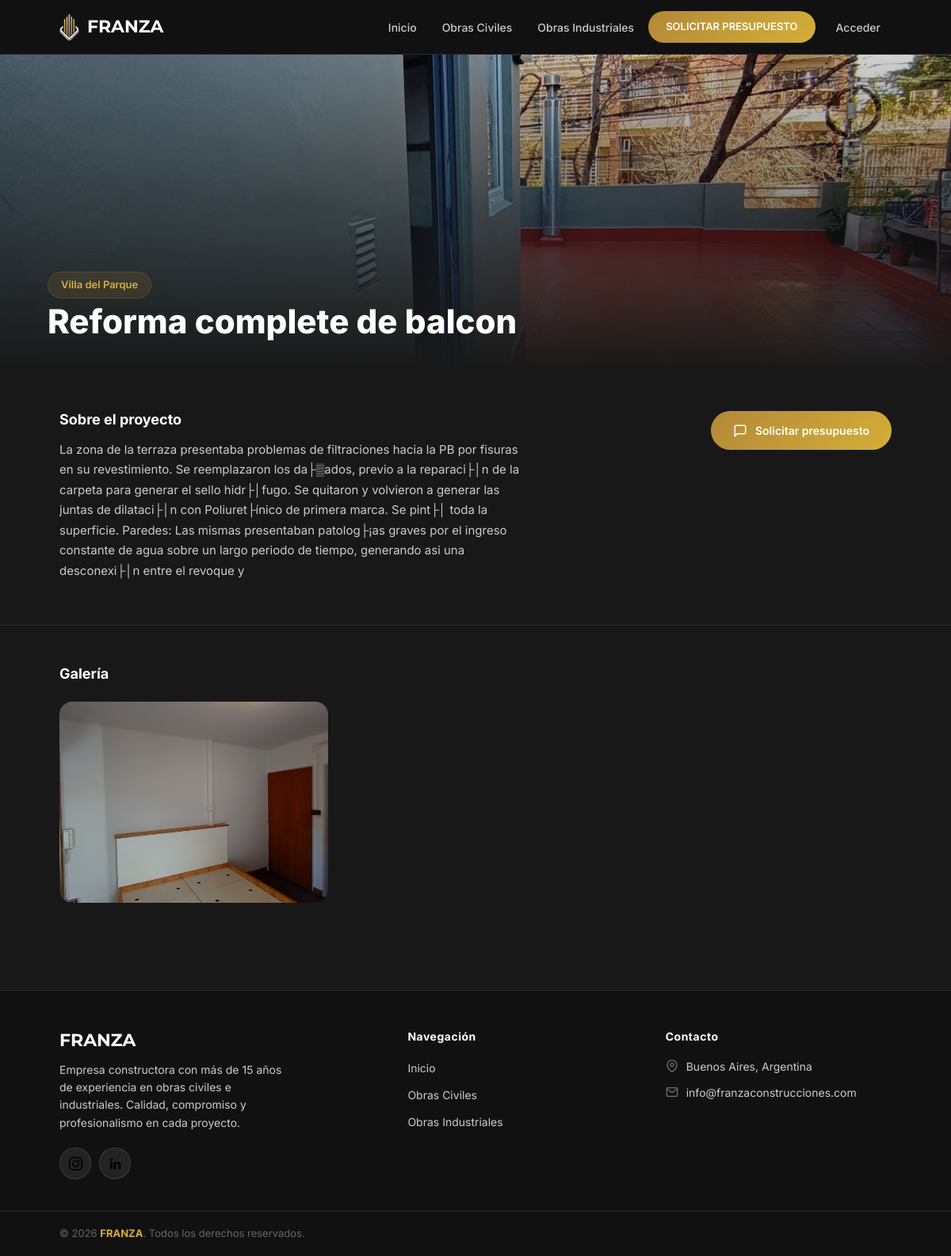
Screenshot of /sitio/index.php?seccion=obra-ver&id=69 with the database file from the repository.
### tables this page shows
CREATE TABLE `obras` (
  `obra_id` int(10) unsigned NOT NULL AUTO_INCREMENT,
  `usuario_fk` int(10) unsigned NOT NULL,
  `carpeta` varchar(100) NOT NULL,
  `titulo` varchar(100) NOT NULL,
  `ubicacion` varchar(100) NOT NULL,
  `explicacion` varchar(500) NOT NULL,
  `tipo` varchar(100) NOT NULL,
  `imagen` varchar(255) NOT NULL,
  PRIMARY KEY (`obra_id`),
  KEY `obras_usuarios_fk_idx` (`usuario_fk`),
  CONSTRAINT `obras_usuarios_fk` FOREIGN KEY (`usuario_fk`) REFERENCES `usuarios` (`usuario_id`) ON DELETE NO ACTION ON UPDATE NO ACTION
);

### sitio/classes/Modelos/Obras.php (called while the page is built, shortened)
<?php
class Obras
{
    private string $carpeta = "";
    private string $titulo = "";
    private string $ubicacion = "";
    private string $explicacion = "";
    private string $tipo = "";
    private string $imagen = "";
    public function porId(int $id): ?self
    {
        $db = DBConexion::getConexion();
        $consulta = "SELECT * FROM obras
                    WHERE obra_id = ?";
        $stmt = $db->prepare($consulta);
        $stmt->execute([$id]);
        $stmt->setFetchMode(PDO::FETCH_CLASS, self::class);
        $obra = $stmt->fetch();
        return $obra;
    }
    public function getCarpeta(): string
    {
        return $this->carpeta;
    }
    public function getTitulo(): string
    {
        return $this->titulo;
    }
    public function getUbicacion(): string
    {
        return $this->ubicacion;
    }
    public function getExplicacion(): string
    {
        return $this->explicacion;
    }
    public function getTipo(): string
    {
        return $this->tipo;
    }
    public function getImagen(): string
    {
        return $this->imagen;
    }
    public function getImagenesCarpeta(): array
    {
        $tipo = $this->getTipo();
        $carpeta = $this->getCarpeta();
        $tipoCarpeta = ($tipo === 'civil') ? 'obrasciviles' : 'obrasindustriales';
        $rutaCarpeta = __DIR__ . '/../../img/' . $tipoCarpeta . '/' . $carpeta;
        $extensionesPermitidas = ['jpg', 'jpeg', 'png', 'gif', 'webp'];
        $imagenes = [];
        $archivos = scandir($rutaCarpeta);
        foreach ($archivos as $archivo) {
            if ($archivo === '.' || $archivo === '..') continue;
            $ext = strtolower(pathinfo($archivo, PATHINFO_EXTENSION));
            if (in_array($ext, $extensionesPermitidas)) {
                $imagenes[] = $archivo;
            }
        }
        return $imagenes;
    }
    public function getGaleriaImagenes(): array
    {
        $todas = $this->getImagenesCarpeta();
        $portada = $this->getImagen();
        return array_values(array_filter($todas, fn($img) => $img !== $portada));
    }
    public function getRutaImagenes(): string
    {
        $tipo = $this->getTipo();
        $tipoCarpeta = ($tipo === 'civil') ? 'obrasciviles' : 'obrasindustriales';
        return 'img/' . $tipoCarpeta . '/' . $this->getCarpeta() . '/';
    }
}

### sitio/views/obra-ver.php (the view, shortened to what this page needs)
<?php
$obra_id = $_GET['id'] ?? null;
$obra = (new Obras)->porId((int)$obra_id);
?>
<section class="obra-detail">
    <?php if ($obra): ?>
        <?php
        $imagenes = $obra->getGaleriaImagenes();
        $rutaBase = $obra->getRutaImagenes();
        $portada = $rutaBase . $obra->getImagen();
        ?>
        <div class="obra-hero" style="background-image: url('<?= htmlspecialchars($portada) ?>');">
            <div class="obra-hero-overlay"></div>
            <div class="obra-hero-content">
                <span class="obra-badge"><?= htmlspecialchars($obra->getUbicacion()) ?></span>
                <h1 class="obra-hero-title"><?= htmlspecialchars($obra->getTitulo()) ?></h1>
            </div>
        </div>
        <div class="obra-info-section">
            <div class="container">
                <div class="obra-info-grid">
                    <div class="obra-info-main">
                        <h2 class="obra-info-heading">Sobre el proyecto</h2>
                        <p class="obra-info-desc"><?= htmlspecialchars($obra->getExplicacion()) ?></p>
                    </div>
                    <div class="obra-info-sidebar">
                        <a href="javascript:void(0)" onclick="openWhatsApp()" class="obra-cta-btn">
                            <svg width="18" height="18" viewBox="0 0 24 24" fill="none" stroke="currentColor" stroke-width="2" stroke-linecap="round" stroke-linejoin="round"><path d="M21 15a2 2 0 0 1-2 2H7l-4 4V5a2 2 0 0 1 2-2h14a2 2 0 0 1 2 2z"/></svg>
                            Solicitar presupuesto
                        </a>
                    </div>
                </div>
            </div>
        </div>
        <?php if (count($imagenes) > 0): ?>
        <div class="obra-gallery-section">
            <div class="container">
                <h2 class="obra-gallery-title">Galería</h2>
                <div class="obra-gallery-grid">
                    <?php foreach ($imagenes as $i => $img): ?>
                    <div class="obra-gallery-item" onclick="openLightbox(<?= $i ?>)">
                        <img src="<?= htmlspecialchars($rutaBase . $img) ?>" alt="<?= htmlspecialchars($obra->getTitulo()) ?> - Imagen <?= $i + 1 ?>" loading="lazy">
                    </div>
                    <?php endforeach; ?>
                </div>
            </div>
        </div>
        <?php endif; ?>
    <?php else: ?>
        <h1 class="h1-view">Obra no encontrada</h1>
        <p style="text-align:center; color: var(--text-muted);">No existe una obra con ese identificador.</p>
    <?php endif; ?>
</section>

### sitio/styles/css/style.css (style rules this page uses)
:root { --primary: #b38838; --primary-dark: #866321; --primary-light: #a17a31; --primary-lighter: #d4af37; --background: #181818; --surface: #111111; --surface-light: #1a1a1a; --text: #ffffff; --text-muted: #cccccc; --text-accent: #b38838; --accent: #b38838; --accent-hover: #a17a31; --border: #a17a31; --border-subtle: #2a2a2a; --shadow: rgba(0, 0, 0, 0.3); --error: #ff5252; --success: #4caf50; --warning: #ff9800; --radius-sm: 8px; --radius-md: 12px; --radius-lg: 16px; --radius-xl: 20px; --radius-full: 9999px; --transition: 0.3s cubic-bezier(0.4, 0, 0.2, 1); --shadow-sm: 0 2px 8px rgba(0, 0, 0, 0.2); --shadow-md: 0 4px 16px rgba(0, 0, 0, 0.3); --shadow-lg: 0 8px 32px rgba(0, 0, 0, 0.4); --content-width: 1200px; --border-radius: var(--radius-md); }
* { margin: 0; padding: 0; box-sizing: border-box; font-family: "Inter", -apple-system, BlinkMacSystemFont, "Segoe UI", sans-serif; }
body { background-color: var(--background); color: var(--text); -webkit-font-smoothing: antialiased; -moz-osx-font-smoothing: grayscale; overflow-x: hidden; }
.container { width: 90%; max-width: var(--content-width); margin: 0 auto; padding: 0 15px; }
.obra-detail { padding-bottom: 60px; }
.obra-hero { position: relative; width: 100%; height: 50vh; min-height: 340px; background-size: cover; background-position: center; display: flex; align-items: flex-end; }
.obra-hero-overlay { position: absolute; inset: 0; background: linear-gradient( to top, rgba(24, 24, 24, 1) 0%, rgba(24, 24, 24, 0.6) 40%, rgba(24, 24, 24, 0.2) 100% ); }
.obra-hero-content { position: relative; z-index: 1; max-width: var(--content-width); width: 90%; margin: 0 auto; padding-bottom: 40px; }
.obra-badge { background: rgba(179, 136, 56, 0.15); color: var(--primary-lighter); padding: 6px 16px; font-weight: 600; font-size: 13px; border-radius: var(--radius-full); display: inline-block; backdrop-filter: blur(8px); -webkit-backdrop-filter: blur(8px); border: 1px solid rgba(179, 136, 56, 0.2); }
.obra-hero-title { font-size: 42px; font-weight: 800; color: var(--text); margin-top: 6px; margin-bottom: 0; line-height: 1.1; letter-spacing: normal; }
.obra-info-section { padding: 50px 0 40px; border-bottom: 1px solid var(--border-subtle); }
.obra-info-grid { display: flex; justify-content: space-between; align-items: flex-start; gap: 40px; }
.obra-info-main { flex: 1; max-width: 680px; }
.obra-info-heading { font-size: 18px; font-weight: 700; color: var(--text); margin-bottom: 14px; letter-spacing: normal; }
.obra-info-desc { font-size: 15px; color: var(--text-muted); line-height: 1.7; max-width: 600px; }
.obra-info-sidebar { flex-shrink: 0; }
.obra-cta-btn { display: inline-flex; align-items: center; gap: 10px; background: linear-gradient(135deg, var(--primary) 0%, var(--primary-lighter) 100%); color: var(--text); padding: 14px 28px; border: none; border-radius: var(--radius-full); font-size: 14px; font-weight: 600; cursor: pointer; transition: all var(--transition); text-decoration: none; white-space: nowrap; font-family: inherit; }
.obra-gallery-section { padding: 50px 0; }
.obra-gallery-title { font-size: 18px; font-weight: 700; color: var(--text); margin-bottom: 24px; letter-spacing: normal; }
.obra-gallery-grid { display: grid; grid-template-columns: repeat(auto-fill, minmax(260px, 1fr)); gap: 16px; }
.obra-gallery-item { position: relative; border-radius: var(--radius-lg); overflow: hidden; aspect-ratio: 4/3; cursor: pointer; background: var(--surface); }
.obra-gallery-item img { width: 100%; height: 100%; object-fit: cover; display: block; transition: transform 0.4s ease; }

### rows the page displays
obras: tipo+carpeta+imagen (picture), ubicacion "Villa del Parque", titulo "Reforma complete de balcon", explicacion "La zona de la terraza presentaba problemas de filtraciones hacia la PB por fisuras en su revestimiento. Se reemplazaron los da├▒ados, previo a la reparaci├│n de la carpeta para generar el sello hidr├│fugo. Se quitaron y volvieron a generar las juntas de dilataci├│n con Poliuret├ínico de primera marca. Se pint├│ toda la superficie. Paredes: Las mismas presentaban patolog├¡as graves por el ingreso constante de agua sobre un largo periodo de tiempo, generando asi una desconexi├│n entre el revoque y"
